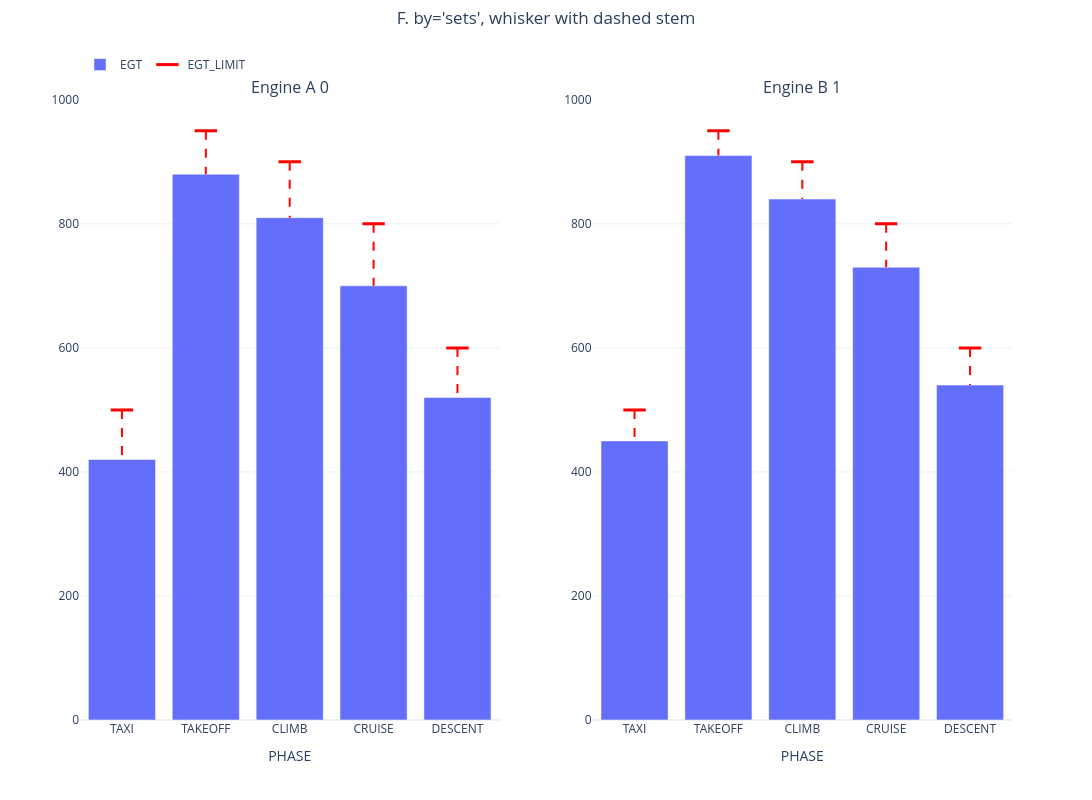

This figure's notebook cell:
### Markdown cell above
## F. `by='sets'` — whiskers in the per-dataset view

In the per-dataset view color encodes *variable*, so an overlay column is not tied
to a single bar series; tick/whisker glyphs attach to the **first** plotted y
variable's bars (classic markers stay at the category center, as before).
Stem styling works here too.

### Code cell
uc_sets = build()
uc_sets.var_format('EGT_LIMIT', style='whisker', color='red', linestyle='--')
fig = uc_sets.bar(x='PHASE', y='EGT', markers='EGT_LIMIT', by='sets',
                  suptitle="F. by='sets', whisker with dashed stem")

check(len(caps_of(fig, 'EGT_LIMIT')) == 2 and len(stems_of(fig, 'EGT_LIMIT')) == 2,
      'per-dataset view draws a cap and a dashed stem per subplot')
fig.show()

### Figure 1 — Plotly figure (JSON) as saved in the notebook; plotly's stock layout.template omitted (floating-point values rounded to 4 significant figures)
{"data": [{"alignmentgroup": "bars", "legendgroup": "EGT", "marker": {"color": "#636EFA"}, "name": "EGT", "offsetgroup": "var_EGT", "opacity": 1.0, "showlegend": true, "type": "bar", "x": ["TAXI", "TAKEOFF", "CLIMB", "CRUISE", "DESCENT"], "xaxis": "x", "y": [420, 880, 810, 700, 520], "yaxis": "y"}, {"alignmentgroup": "bars", "hovertemplate": "<b>EGT_LIMIT</b><br>PHASE: %{x}<br>%{y:.4g}<extra></extra>", "legendgroup": "marker_EGT_LIMIT", "marker": {"color": "red", "line": {"color": "red", "width": 3}, "opacity": 1.0, "size": 16, "symbol": "line-ew"}, "mode": "markers", "name": "EGT_LIMIT", "offsetgroup": "var_EGT", "showlegend": true, "type": "scatter", "x": ["TAXI", "TAKEOFF", "CLIMB", "CRUISE", "DESCENT"], "xaxis": "x", "y": [500, 950, 900, 800, 600], "yaxis": "y"}, {"alignmentgroup": "bars", "hoverinfo": "skip", "legendgroup": "marker_EGT_LIMIT", "line": {"color": "red", "dash": "dash", "width": 2}, "mode": "lines", "name": "EGT_LIMIT (stem)", "offsetgroup": "var_EGT", "opacity": 1.0, "showlegend": false, "type": "scatter", "x": ["TAXI", "TAXI", null, "TAKEOFF", "TAKEOFF", null, "CLIMB", "CLIMB", null, "CRUISE", "CRUISE", null, "DESCENT", "DESCENT", null], "xaxis": "x", "y": [500, 420, null, 950, 880, null, 900, 810, null, 800, 700, null, 600, 520, null], "yaxis": "y"}, {"alignmentgroup": "bars", "legendgroup": "EGT", "marker": {"color": "#636EFA"}, "name": "EGT", "offsetgroup": "var_EGT", "opacity": 1.0, "showlegend": false, "type": "bar", "x": ["TAXI", "TAKEOFF", "CLIMB", "CRUISE", "DESCENT"], "xaxis": "x2", "y": [450, 910, 840, 730, 540], "yaxis": "y2"}, {"alignmentgroup": "bars", "hovertemplate": "<b>EGT_LIMIT</b><br>PHASE: %{x}<br>%{y:.4g}<extra></extra>", "legendgroup": "marker_EGT_LIMIT", "marker": {"color": "red", "line": {"color": "red", "width": 3}, "opacity": 1.0, "size": 16, "symbol": "line-ew"}, "mode": "markers", "name": "EGT_LIMIT", "offsetgroup": "var_EGT", "showlegend": false, "type": "scatter", "x": ["TAXI", "TAKEOFF", "CLIMB", "CRUISE", "DESCENT"], "xaxis": "x2", "y": [500, 950, 900, 800, 600], "yaxis": "y2"}, {"alignmentgroup": "bars", "hoverinfo": "skip", "legendgroup": "marker_EGT_LIMIT", "line": {"color": "red", "dash": "dash", "width": 2}, "mode": "lines", "name": "EGT_LIMIT (stem)", "offsetgroup": "var_EGT", "opacity": 1.0, "showlegend": false, "type": "scatter", "x": ["TAXI", "TAXI", null, "TAKEOFF", "TAKEOFF", null, "CLIMB", "CLIMB", null, "CRUISE", "CRUISE", null, "DESCENT", "DESCENT", null], "xaxis": "x2", "y": [500, 450, null, 950, 910, null, 900, 840, null, 800, 730, null, 600, 540, null], "yaxis": "y2"}], "layout": {"annotations": [{"font": {"size": 16}, "showarrow": false, "text": "Engine A 0", "x": 0.225, "xanchor": "center", "xref": "paper", "y": 1.0, "yanchor": "bottom", "yref": "paper"}, {"font": {"size": 16}, "showarrow": false, "text": "Engine B 1", "x": 0.775, "xanchor": "center", "xref": "paper", "y": 1.0, "yanchor": "bottom", "yref": "paper"}], "barmode": "group", "height": 800, "legend": {"orientation": "h", "x": 0, "xanchor": "left", "y": 0.9374, "yanchor": "top", "yref": "container"}, "margin": {"t": 88.1}, "scattermode": "group", "title": {"text": "F. by='sets', whisker with dashed stem", "x": 0.5, "xanchor": "center", "y": 0.985, "yanchor": "top", "yref": "container"}, "width": 1200, "xaxis": {"anchor": "y", "domain": [0.0, 0.45], "title": {"text": "PHASE"}}, "xaxis2": {"anchor": "y2", "domain": [0.55, 1.0], "title": {"text": "PHASE"}}, "yaxis": {"anchor": "x", "domain": [0.0, 1.0]}, "yaxis2": {"anchor": "x2", "domain": [0.0, 1.0]}}}
